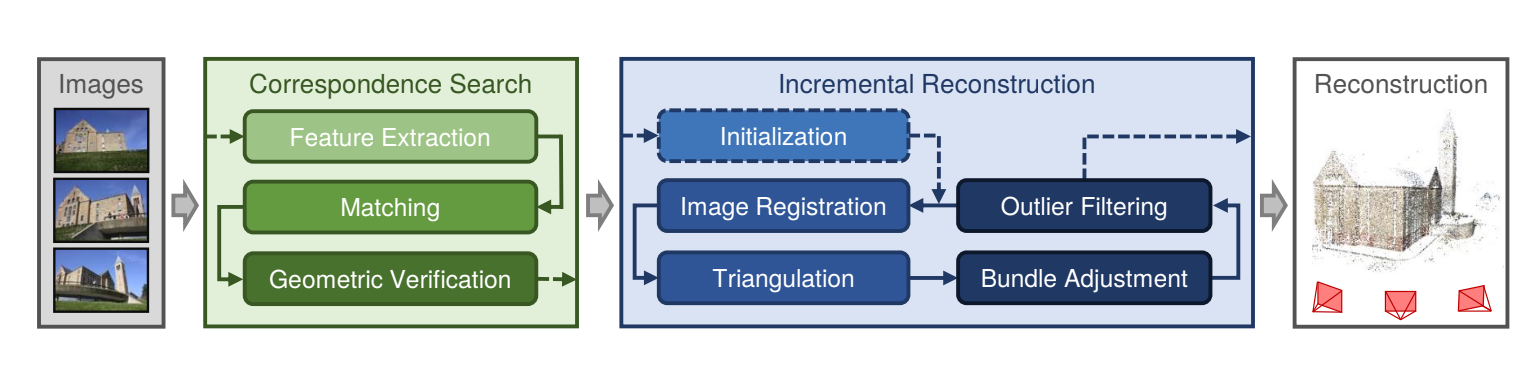
#> input picture pipeline.png, 1527 x 366 px; its folder holds only this picture in this run
$ python -i features.py   (imports and definitions only)
#> lines starting #> are read from the running program, lines starting #| are printed output that depends on the picture
#> further down, picture is the input picture: shape (366, 1527, 3); mean B, G, R 203.5, 201.8, 191.5
import cv2
import numpy as np

# [202 lines left out: functions detect_and_match, detect_features, match_features, serialize_keypoints, deserialize_keypoints, load_matches, not called in this run]

def compute_global_descriptor(img, method="ORB", n_features=500):
    # Downscale for speed
#> called with method = 'ORB', n_features = 500
    img_small = cv2.resize(img, (128, 128), interpolation=cv2.INTER_AREA)
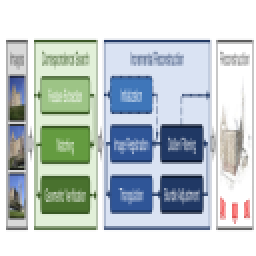
#> img_small: shape (128, 128, 3) (shown 2 times larger); mean B, G, R 203.5, 201.8, 191.5

    if method == "ORB":
        orb = cv2.ORB_create(nfeatures=n_features)
        kp, des = orb.detectAndCompute(img_small, None)
#> kp = 199 keypoints; strongest (x, y, size): (81, 80, 31), (81, 88, 31), (82, 89, 37.2), (77, 94, 31)
        # Aggregate ORB descriptors into one vector, e.g., mean
        if des is not None and len(des) > 0:
            descriptor = des.mean(axis=0)
#> descriptor = 32 values, max 149.2 at index 19, min 95.44 at index 0, mean 130.5
        else:
            descriptor = np.zeros(32)  # ORB descriptor size
    elif method == "HIST":
        # Convert to HSV and compute color histogram
        hsv = cv2.cvtColor(img_small, cv2.COLOR_BGR2HSV)
        hist = cv2.calcHist([hsv], [0, 1, 2], None, [8, 8, 8],
                            [0, 180, 0, 256, 0, 256])
        cv2.normalize(hist, hist)
        descriptor = hist.flatten()
    else:
        raise ValueError("Unknown method")
    return descriptor

>>> import cv2
>>> picture = cv2.imread('../pipeline.png')
>>> result = compute_global_descriptor(picture)
#> result has the same summary as descriptor in compute_global_descriptor
